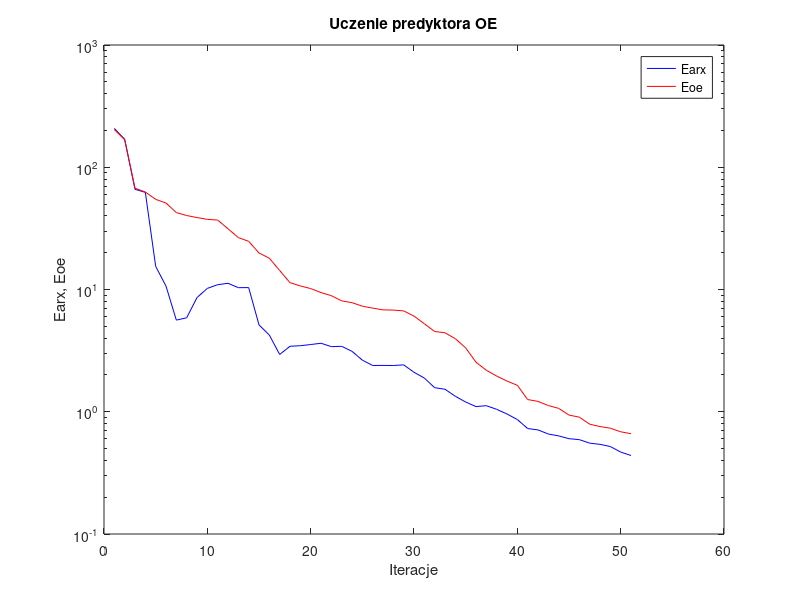
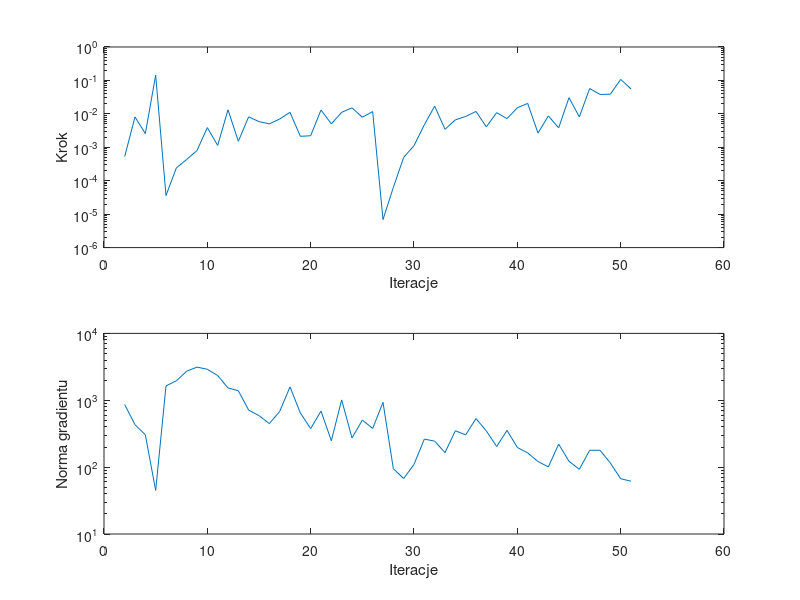

These figures' MATLAB source, in order:
%uczenie predyktora oe
clear all;
n=0; farx(n+1)=2.076283e+002; foe(n+1)=2.035767e+002; wspucz(n+1)=0.000000e+000; ng(n+1)=0.000000e+000;
%odnowa zmiennej metryki
n=1; farx(n+1)=1.696781e+002; foe(n+1)=1.679314e+002; krok(n+1)=5.260648e-004; ng(n+1)=8.624021e+002;
n=2; farx(n+1)=6.598589e+001; foe(n+1)=6.741887e+001; krok(n+1)=8.092065e-003; ng(n+1)=4.311479e+002;
n=3; farx(n+1)=6.231895e+001; foe(n+1)=6.269780e+001; krok(n+1)=2.568725e-003; ng(n+1)=3.038611e+002;
n=4; farx(n+1)=1.547224e+001; foe(n+1)=5.463533e+001; krok(n+1)=1.428686e-001; ng(n+1)=4.481966e+001;
n=5; farx(n+1)=1.066013e+001; foe(n+1)=5.096285e+001; krok(n+1)=3.600596e-005; ng(n+1)=1.639228e+003;
n=6; farx(n+1)=5.617292e+000; foe(n+1)=4.259560e+001; krok(n+1)=2.417862e-004; ng(n+1)=1.953035e+003;
n=7; farx(n+1)=5.868308e+000; foe(n+1)=4.028496e+001; krok(n+1)=4.315864e-004; ng(n+1)=2.719094e+003;
n=8; farx(n+1)=8.594203e+000; foe(n+1)=3.877479e+001; krok(n+1)=8.001137e-004; ng(n+1)=3.131306e+003;
n=9; farx(n+1)=1.021025e+001; foe(n+1)=3.748620e+001; krok(n+1)=3.878507e-003; ng(n+1)=2.907312e+003;
n=10; farx(n+1)=1.095128e+001; foe(n+1)=3.698374e+001; krok(n+1)=1.136630e-003; ng(n+1)=2.342402e+003;
n=11; farx(n+1)=1.123742e+001; foe(n+1)=3.138410e+001; krok(n+1)=1.321526e-002; ng(n+1)=1.529683e+003;
n=12; farx(n+1)=1.035239e+001; foe(n+1)=2.659209e+001; krok(n+1)=1.510644e-003; ng(n+1)=1.386389e+003;
n=13; farx(n+1)=1.036459e+001; foe(n+1)=2.477825e+001; krok(n+1)=8.155298e-003; ng(n+1)=7.118671e+002;
n=14; farx(n+1)=5.135875e+000; foe(n+1)=1.989557e+001; krok(n+1)=5.852382e-003; ng(n+1)=5.898691e+002;
n=15; farx(n+1)=4.242437e+000; foe(n+1)=1.802765e+001; krok(n+1)=5.022246e-003; ng(n+1)=4.472716e+002;
n=16; farx(n+1)=2.940266e+000; foe(n+1)=1.430486e+001; krok(n+1)=7.007869e-003; ng(n+1)=6.801990e+002;
n=17; farx(n+1)=3.433088e+000; foe(n+1)=1.137479e+001; krok(n+1)=1.111520e-002; ng(n+1)=1.582851e+003;
n=18; farx(n+1)=3.468920e+000; foe(n+1)=1.069950e+001; krok(n+1)=2.130452e-003; ng(n+1)=6.464163e+002;
n=19; farx(n+1)=3.546714e+000; foe(n+1)=1.017590e+001; krok(n+1)=2.216378e-003; ng(n+1)=3.776401e+002;
n=20; farx(n+1)=3.634444e+000; foe(n+1)=9.435303e+000; krok(n+1)=1.303318e-002; ng(n+1)=6.899692e+002;
n=21; farx(n+1)=3.409221e+000; foe(n+1)=8.905609e+000; krok(n+1)=5.020749e-003; ng(n+1)=2.483764e+002;
n=22; farx(n+1)=3.430060e+000; foe(n+1)=8.075681e+000; krok(n+1)=1.111520e-002; ng(n+1)=1.011349e+003;
n=23; farx(n+1)=3.121785e+000; foe(n+1)=7.805005e+000; krok(n+1)=1.511435e-002; ng(n+1)=2.730322e+002;
n=24; farx(n+1)=2.643293e+000; foe(n+1)=7.304961e+000; krok(n+1)=7.931784e-003; ng(n+1)=5.054509e+002;
n=25; farx(n+1)=2.390266e+000; foe(n+1)=7.044809e+000; krok(n+1)=1.170476e-002; ng(n+1)=3.792239e+002;
%odnowa zmiennej metryki
n=26; farx(n+1)=2.394179e+000; foe(n+1)=6.814897e+000; krok(n+1)=6.891598e-006; ng(n+1)=9.308387e+002;
n=27; farx(n+1)=2.388910e+000; foe(n+1)=6.784874e+000; krok(n+1)=6.293327e-005; ng(n+1)=9.471463e+001;
n=28; farx(n+1)=2.418726e+000; foe(n+1)=6.682644e+000; krok(n+1)=4.987505e-004; ng(n+1)=6.757281e+001;
n=29; farx(n+1)=2.103965e+000; foe(n+1)=6.060943e+000; krok(n+1)=1.119612e-003; ng(n+1)=1.099078e+002;
n=30; farx(n+1)=1.887018e+000; foe(n+1)=5.247211e+000; krok(n+1)=4.704763e-003; ng(n+1)=2.627256e+002;
n=31; farx(n+1)=1.573110e+000; foe(n+1)=4.533785e+000; krok(n+1)=1.706649e-002; ng(n+1)=2.446459e+002;
n=32; farx(n+1)=1.527266e+000; foe(n+1)=4.425449e+000; krok(n+1)=3.446556e-003; ng(n+1)=1.646325e+002;
n=33; farx(n+1)=1.338208e+000; foe(n+1)=3.958820e+000; krok(n+1)=6.607631e-003; ng(n+1)=3.499049e+002;
n=34; farx(n+1)=1.200970e+000; foe(n+1)=3.330017e+000; krok(n+1)=8.350786e-003; ng(n+1)=3.037048e+002;
n=35; farx(n+1)=1.102373e+000; foe(n+1)=2.542456e+000; krok(n+1)=1.178924e-002; ng(n+1)=5.324740e+002;
n=36; farx(n+1)=1.120800e+000; foe(n+1)=2.185335e+000; krok(n+1)=4.096666e-003; ng(n+1)=3.472784e+002;
n=37; farx(n+1)=1.047069e+000; foe(n+1)=1.958936e+000; krok(n+1)=1.086709e-002; ng(n+1)=2.034899e+002;
n=38; farx(n+1)=9.586472e-001; foe(n+1)=1.783028e+000; krok(n+1)=7.191676e-003; ng(n+1)=3.546392e+002;
n=39; farx(n+1)=8.637778e-001; foe(n+1)=1.645693e+000; krok(n+1)=1.520419e-002; ng(n+1)=1.969300e+002;
n=40; farx(n+1)=7.289952e-001; foe(n+1)=1.258421e+000; krok(n+1)=2.054980e-002; ng(n+1)=1.630779e+002;
n=41; farx(n+1)=7.103470e-001; foe(n+1)=1.215623e+000; krok(n+1)=2.659087e-003; ng(n+1)=1.212509e+002;
n=42; farx(n+1)=6.575073e-001; foe(n+1)=1.123921e+000; krok(n+1)=8.672124e-003; ng(n+1)=1.007910e+002;
n=43; farx(n+1)=6.345533e-001; foe(n+1)=1.065765e+000; krok(n+1)=3.813159e-003; ng(n+1)=2.207582e+002;
n=44; farx(n+1)=6.020677e-001; foe(n+1)=9.394335e-001; krok(n+1)=3.052860e-002; ng(n+1)=1.223140e+002;
n=45; farx(n+1)=5.913826e-001; foe(n+1)=9.030770e-001; krok(n+1)=8.092699e-003; ng(n+1)=9.282471e+001;
n=46; farx(n+1)=5.535849e-001; foe(n+1)=7.910312e-001; krok(n+1)=5.730945e-002; ng(n+1)=1.785900e+002;
n=47; farx(n+1)=5.413141e-001; foe(n+1)=7.566729e-001; krok(n+1)=3.805310e-002; ng(n+1)=1.787180e+002;
n=48; farx(n+1)=5.194760e-001; foe(n+1)=7.335659e-001; krok(n+1)=3.864513e-002; ng(n+1)=1.154969e+002;
n=49; farx(n+1)=4.679691e-001; foe(n+1)=6.856716e-001; krok(n+1)=1.072012e-001; ng(n+1)=6.703106e+001;
n=50; farx(n+1)=4.388039e-001; foe(n+1)=6.615791e-001; krok(n+1)=5.565015e-002; ng(n+1)=6.168902e+001;

figure; semilogy(farx,'b'); hold on; semilogy(foe,'r'); xlabel('Iteracje'); ylabel('Earx, Eoe'); legend('Earx','Eoe'); title('Uczenie predyktora OE');
figure; subplot(2,1,1); semilogy(krok); xlabel('Iteracje'); ylabel('Krok');
subplot(2,1,2); semilogy(ng); xlabel('Iteracje'); ylabel('Norma gradientu');
Earx=farx(n+1)
Eoe=foe(n+1)
